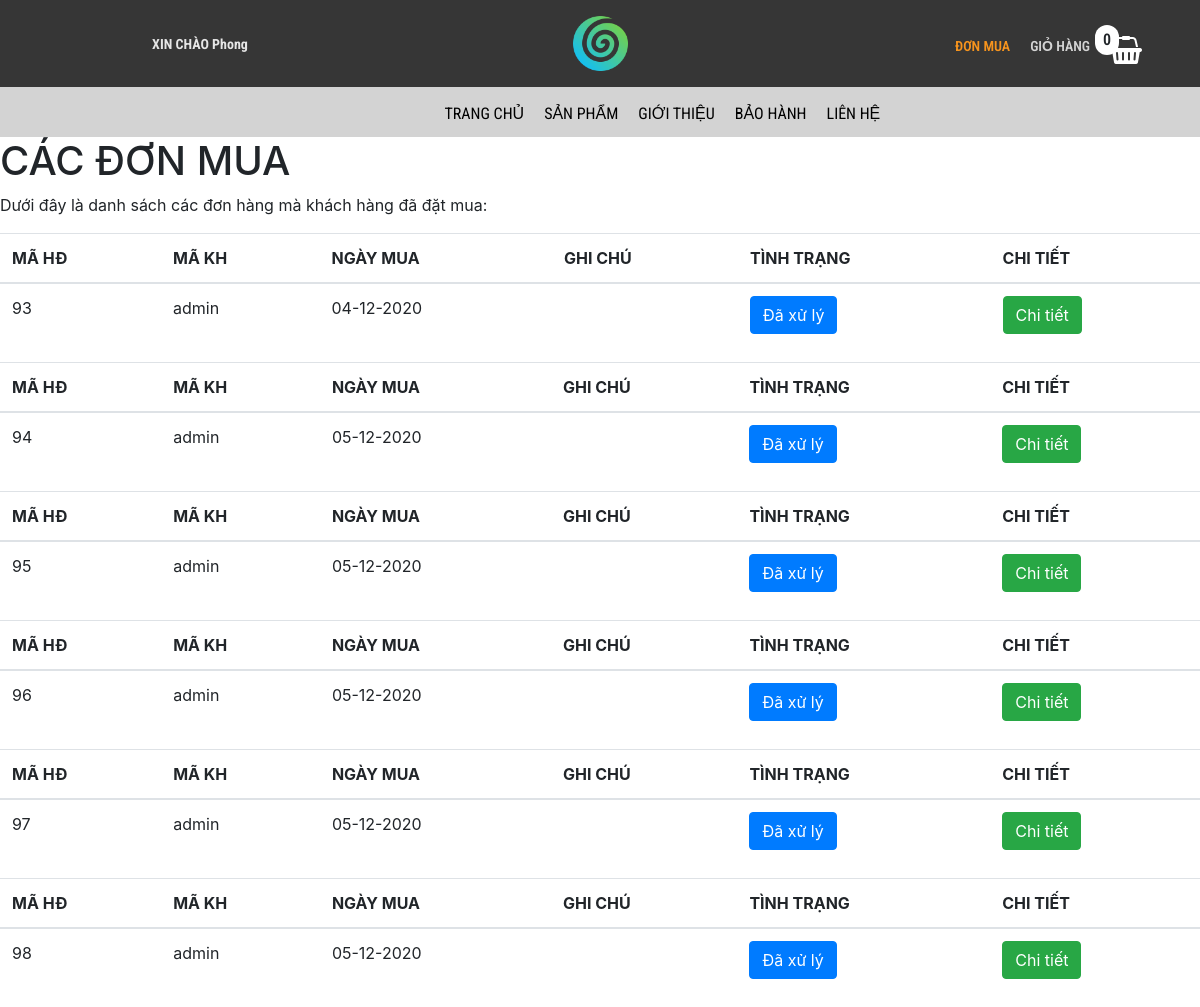
Screenshot of /trang-chinh/don-mua.php (signed in) with the database file from the repository.
### tables this page shows
CREATE TABLE `hoa_don` (
  `ma_hd` int(11) NOT NULL,
  `ngay_mua` varchar(20) NOT NULL,
  `ghi_chu` varchar(50) NOT NULL,
  `tinh_trang` varchar(20) NOT NULL DEFAULT '0',
  `ma_kh` varchar(50) NOT NULL
);

### trang-chinh/don-mua.php (the view, shortened to what this page needs)
<!DOCTYPE html>
<html lang="en">
<head>
    <link rel="stylesheet" href="https://maxcdn.bootstrapcdn.com/bootstrap/4.0.0/css/bootstrap.min.css">
    <link rel="stylesheet" href="../../bigshoes/css/chi-tiet-sp/products.css">
    <link rel="stylesheet" href="../../bigshoes/css/chi-tiet-sp/plugin/css/owl.carousel.min.css">
    <link rel="stylesheet" href="../../bigshoes/css/chi-tiet-sp/plugin/css/owl.theme.default.min.css">
    <link rel="stylesheet" href="https://cdnjs.cloudflare.com/ajax/libs/font-awesome/4.7.0/css/font-awesome.min.css">
</head>
<body>
    <div class="container-fluid">
        <div class="row">
            <div class="col-md-4" style="background-color: rgb(54, 54, 54);text-align: center">
                <div class="login">
                    <?php
                    if (!isset($_SESSION['user'])) {
                    ?>
                        <a href="../../bigshoes/tai-khoan/dang-nhap.php">
                            <p><strong>ĐĂNG NHẬP / ĐĂNG KÍ</strong></p>
                        </a>
                    <?php } else { ?>
                        <a href="../../bigshoes/tai-khoan/thong-tin-tk.php">
                            <p><strong>XIN CHÀO <?= $_SESSION['user']['ho_ten'] ?></strong></p>
                        </a>
                    <?php } ?>
                </div>
            </div>
            <div class="col-md-4" style="background-color: rgb(54, 54, 54);text-align: center">
                <div class="logo">
                    <a href="index.php"><img src="../css/danh-sach-sp/img/TBT.png" alt="anh"></a>
                </div>
            </div>
            <div class="col-md-4" style="background-color: rgb(54, 54, 54);text-align: center">
                <div class="giohang" style="position: reletive;">
                    <?php
                    $sll = 0;
                    ?>
                    <span style="position: absolute;padding:3px 8px;background-color:#fff;border-radius:50px;left:295px;top:25px;"><?= $sll ?></span>
                    <ul>
                        <li style="list-style: none;">
                            <p style="font-size: 14px;">
                                <a href="don-mua.php" style="text-decoration:none;color:#f7941d;">ĐƠN MUA</a>
                            </p>
                        </li>
                        <li style="list-style: none;">
                            <p style="color: rgb(212, 212, 212);font-size: 14px;">GIỎ HÀNG</p>
                        </li>
                        <a href="danh-sach-gio-hang.php">
                            <li style="list-style: none;">
                                <i class="fa fa-shopping-basket" style="font-size:28px;color:rgb(255, 255, 255)"></i>
                            </li>
                        </a>
                    </ul>
                </div>
            </div>
        </div>
    </div>
    <div class="container-fluid">
        <div class="row">
            <div class="col-md-12" style="background-color: rgb(211, 211, 211);">
                <div class="nav">
                    <ul>
                        <li><a href="index.php">TRANG CHỦ</a></li>
                        <li><a href="danh-sach-sp.php">SẢN PHẨM</a></li>
                        <li><a href="gioi-thieu.php">GIỚI THIỆU</a></li>
                        <li><a href="bao-hanh.php">BẢO HÀNH</a></li>
                        <li><a href="lien-he.php">LIÊN HỆ</a></li>
                    </ul>
                </div>
            </div>
        </div>
    </div>
    <div id="page-wrapper">
        <div class="header">
            <div class="page-header">
                <h1>CÁC ĐƠN MUA</h1>
                <p>Dưới đây là danh sách các đơn hàng mà khách hàng đã đặt mua: </p>
                <?php
                if (isset($_SESSION['user'])) {
                    $conn = mysqli_connect('localhost', 'root', '', 'bigshoes');
                    $result1 = mysqli_query($conn, "SELECT * FROM hoa_don WHERE ma_kh = '" . $_SESSION['user']['ma_kh'] . "'");
                    while ($value = $result1->fetch_assoc()) {
                ?>
                        <table class="table table-hover">
                            <thead>
                                <tr>
                                    <th>MÃ HĐ</th>
                                    <th>MÃ KH</th>
                                    <th>NGÀY MUA</th>
                                    <th>GHI CHÚ</th>
                                    <th>TÌNH TRẠNG</th>
                                    <th>CHI TIẾT</th>
                                </tr>
                            </thead>
                            <tbody>
                                <tr>
                                    <td><?= $value['ma_hd'] ?></td>
                                    <td><?= $value['ma_kh'] ?></td>
                                    <td><?= $value['ngay_mua'] ?></td>
                                    <td><?= $value['ghi_chu'] ?></td>
                                    <td>
                                        <a href="thanh-toan-gio-hang.php?ma_hd=<?= $value['ma_hd'] ?>">
                                            <?php
                                            if ($value['tinh_trang'] == 0) {
                                                echo '<button class="btn btn-danger name="thanh_toan">';
                                                echo "Chưa xử lý";
                                            } else {
                                                echo '<button class="btn btn-primary name ="thanh_toan">';
                                                echo "Đã xử lý";
                                            }
                                            ?>
                                            </button></a>
                                    </td>
                                    <td><a href="chi-tiet-don-mua.php?ma_hd=<?= $value['ma_hd'] ?>"><button class="btn btn-success">Chi tiết</button></a></td>
                                </tr>
                        <?php }
                } ?>
                            </tbody>
                        </table>
            </div>
        </div>
    </div>
</body>
</html>

### css/chi-tiet-sp/products.css (style rules this page uses)
* { margin: 0px; padding: 0px; box-sizing: border-box; }
.login p { margin-top: 34px; color: rgb(230, 230, 230); font-size: 14px; font-family: "Roboto Condensed", sans-serif; }
.logo { padding: 13px; }
.logo img { width: 61px; }
.nav { position: relative; width: 100%; height: 50px; background-color: rgb(211, 211, 211); font-family: "Roboto Condensed", sans-serif; }
.nav ul { position: absolute; top: 0; left: 35%; }
.nav ul li { float: left; list-style: none; margin-left: 20px; font-family: "Roboto Condensed", sans-serif; font-size: 16px; margin-top: 15px; }
.nav ul li a { text-decoration: none; color: black; }
.giohang { font-weight: 600; margin-left: 120px; font-family: "Roboto Condensed", sans-serif; }
.giohang ul li { float: left; margin-left: 20px; margin-top: 20px; }

### rows the page displays
hoa_don: ma_hd "93", ma_kh "admin", ngay_mua "04-12-2020", tinh_trang "Đã xử lý"
hoa_don: ma_hd "94", ma_kh "admin", ngay_mua "05-12-2020", tinh_trang "Đã xử lý"
hoa_don: ma_hd "95", ma_kh "admin", ngay_mua "05-12-2020", tinh_trang "Đã xử lý"
hoa_don: ma_hd "96", ma_kh "admin", ngay_mua "05-12-2020", tinh_trang "Đã xử lý"
hoa_don: ma_hd "97", ma_kh "admin", ngay_mua "05-12-2020", tinh_trang "Đã xử lý"
hoa_don: ma_hd "98", ma_kh "admin", ngay_mua "05-12-2020", tinh_trang "Đã xử lý"

### other values shown
$_SESSION['user']['ho_ten'] "Phong"
$sll "0"
